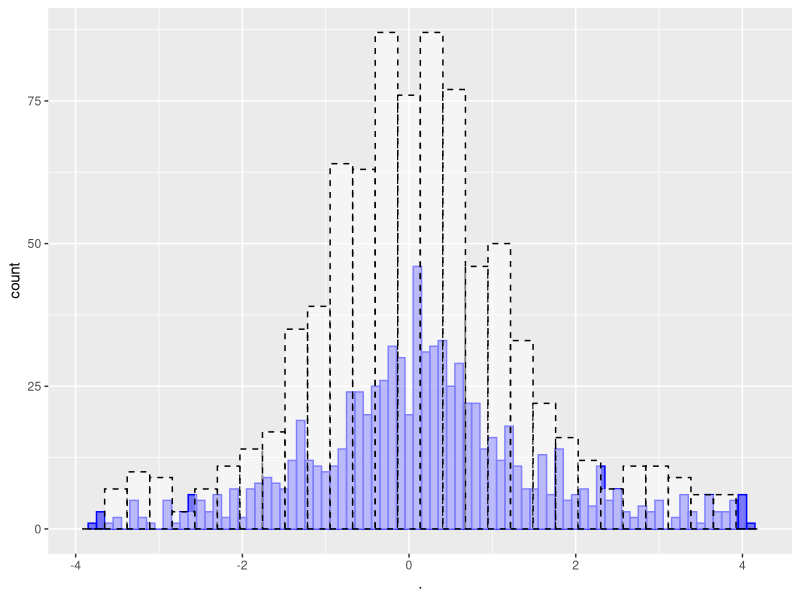
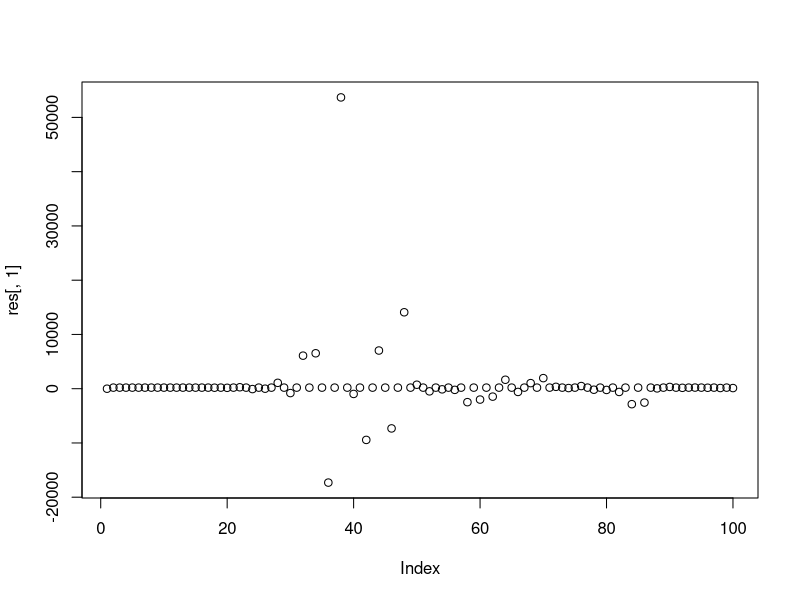

These charts were generated, in order, by the following R code:

library(mvtnorm)
library(ggplot2)
library(dplyr)

set.seed(10000)
remove_outliers <- function(x, na.rm = TRUE, ...) {
  qnt <- quantile(x, probs=c(.25, .75), na.rm = na.rm, ...)
  H <- 1.5 * IQR(x, na.rm = na.rm)
  y <- x
  y[x < (qnt[1] - H)] <- NA
  y[x > (qnt[2] + H)] <- NA
  y
}


Sigma <- matrix(c(1,0.8,0.8,1),nrow = 2)
dat <-rmvnorm(1000,mean=rep(0,2),Sigma)
unif <- dat
unif[,1] <- pnorm(dat[,1], mean = 0, sd = 1, lower.tail = TRUE, log.p = FALSE)
unif[,2] <- pnorm(dat[,2], mean = 0, sd = 1, lower.tail = TRUE, log.p = FALSE)
cauchy <- tan(pi*(unif-0.5))
colnames(cauchy) <- c('x','y')
cauchy <- as.data.frame(cauchy)
x <- as.data.frame(cauchy$x)
y <- as.data.frame(cauchy$y)
x <- cauchy$x %>% remove_outliers() %>% na.omit() %>% as.data.frame()
y <- cauchy$y %>% remove_outliers() %>% na.omit() %>% as.data.frame() 


p <- ggplot() + geom_histogram(data = x,aes(.),binwidth = .1,alpha = 0.5,color = "blue",fill = "blue") + 
  geom_histogram(data = y,aes(.),color="black",fill="white",alpha = 0.5,linetype = "dashed")+ 
  scale_colour_manual(".", values = c("red", "blue"))
p


############################################################################################

####### Problem 5 #######
mu <- 200
phi <- 1/2
x <- rnorm(100,mu,sqrt(1/phi))


samplerGibbs <- function(start_a,start_b,n_sim,data){
  n <- length(data)
  x_bar <- mean(data)
  res <- matrix(0,nrow = n_sim,ncol = 2)
  res[1,] <- c(start_a,start_b)
  for (i in 2:n_sim) {
    res[i,1] <- rnorm(1,x_bar,1/sqrt(n*res[i-1,2]))
    res[i,2] <- rgamma(1,shape = n/2,rate = 1/(sum((x-res[i,1]))^2))
  }
  return(res)
}

res <- samplerGibbs(0,5,100,x)
plot(res[,1])
